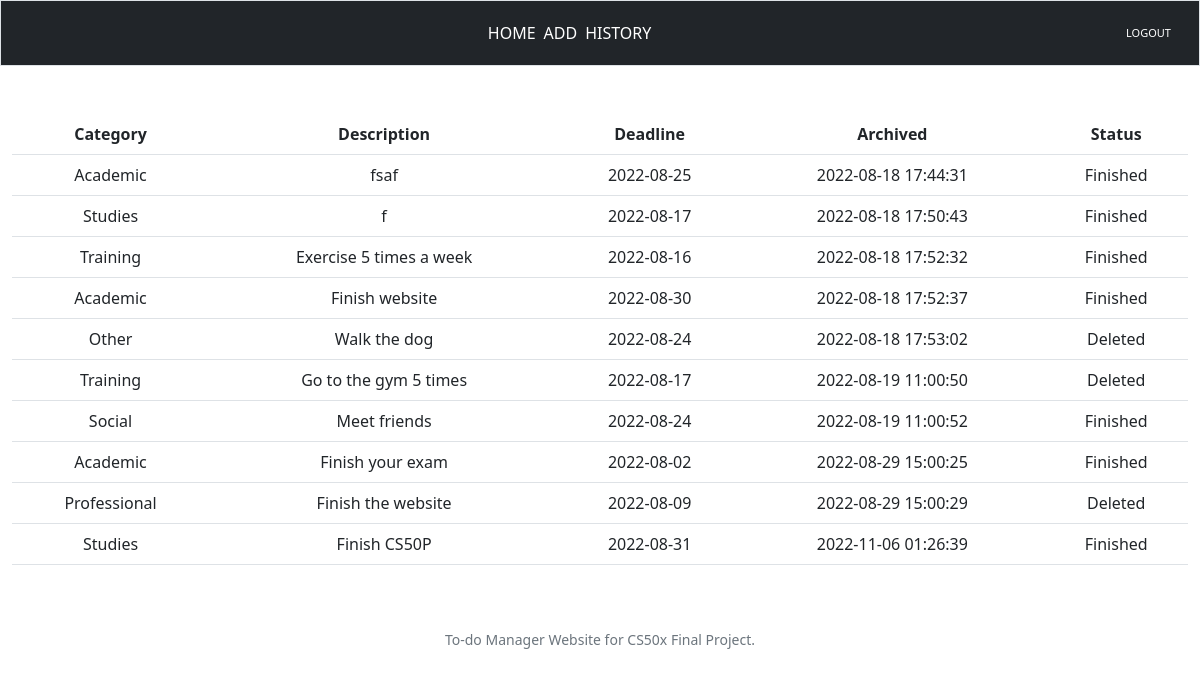
Screenshot of /history (signed in) with the database file from the repository.
### tables this page shows
CREATE TABLE history (id INTEGER, categories TEXT, description TEXT, date TEXT, dateefin text, how TEXT, FOREIGN KEY (id) REFERENCES users (id));

### app.py (the view)
@app.route("/history", methods=["GET"])
@login_required
def history():
    userid = session["user_id"]
    data = cursor.execute("SELECT * FROM history WHERE id = ?", [userid])
    data = cursor.fetchall()
    return render_template("history.html", data=data)

### app.py (called while the page is built)
@app.after_request
def after_request(response):
    response.headers["Cache-Control"] = "no-cache, no-store, must-revalidate"
    response.headers["Expires"] = 0
    response.headers["Pragma"] = "no-cache"
    return response

### helpers.py (called while the page is built)
def login_required(f):
    @wraps(f)
    def decorated_function(*args, **kwargs):
        if session.get("user_id") is None:
            return redirect("/login")
        return f(*args, **kwargs)
    return decorated_function

### templates/history.html (shortened to what this page needs)
{% extends "layout.html" %}
{% block main %}
<table class = "table">
        <tr>
            <th>Category</th>
            <th>Description</th>
            <th>Deadline</th>
            <th>Archived</th>
            <th>Status</th>
        </tr>
        <tbody>
            {% for key in data %}
            <tr>
                <td>
                    {{ key.categories }}
                </td>
                <td>
                    {{ key.description }}
                </td>
                <td>
                    {{ key.date }}
                </td>
                <td>
                    {{ key.dateefin }}
                </td>
                <td>
                    {{ key.how }}
                </td>
            </tr>
            {% endfor %}
        </tbody>
</table>
<body>
</body>
{% endblock %}

### static/styles.css (style rules this page uses)
body { background-color: white; }
tr { background-color: #ffffff; }

### rows the page displays
history: categories "Academic", description "fsaf", date "2022-08-25", dateefin "2022-08-18 17:44:31", how "Finished"
history: categories "Studies", description "f", date "2022-08-17", dateefin "2022-08-18 17:50:43", how "Finished"
history: categories "Training", description "Exercise 5 times a week", date "2022-08-16", dateefin "2022-08-18 17:52:32", how "Finished"
history: categories "Academic", description "Finish website", date "2022-08-30", dateefin "2022-08-18 17:52:37", how "Finished"
history: categories "Other", description "Walk the dog", date "2022-08-24", dateefin "2022-08-18 17:53:02", how "Deleted"
history: categories "Training", description "Go to the gym 5 times", date "2022-08-17", dateefin "2022-08-19 11:00:50", how "Deleted"
history: categories "Social", description "Meet friends", date "2022-08-24", dateefin "2022-08-19 11:00:52", how "Finished"
history: categories "Academic", description "Finish your exam", date "2022-08-02", dateefin "2022-08-29 15:00:25", how "Finished"
history: categories "Professional", description "Finish the website", date "2022-08-09", dateefin "2022-08-29 15:00:29", how "Deleted"
history: categories "Studies", description "Finish CS50P", date "2022-08-31", dateefin "2022-11-06 01:26:39", how "Finished"
